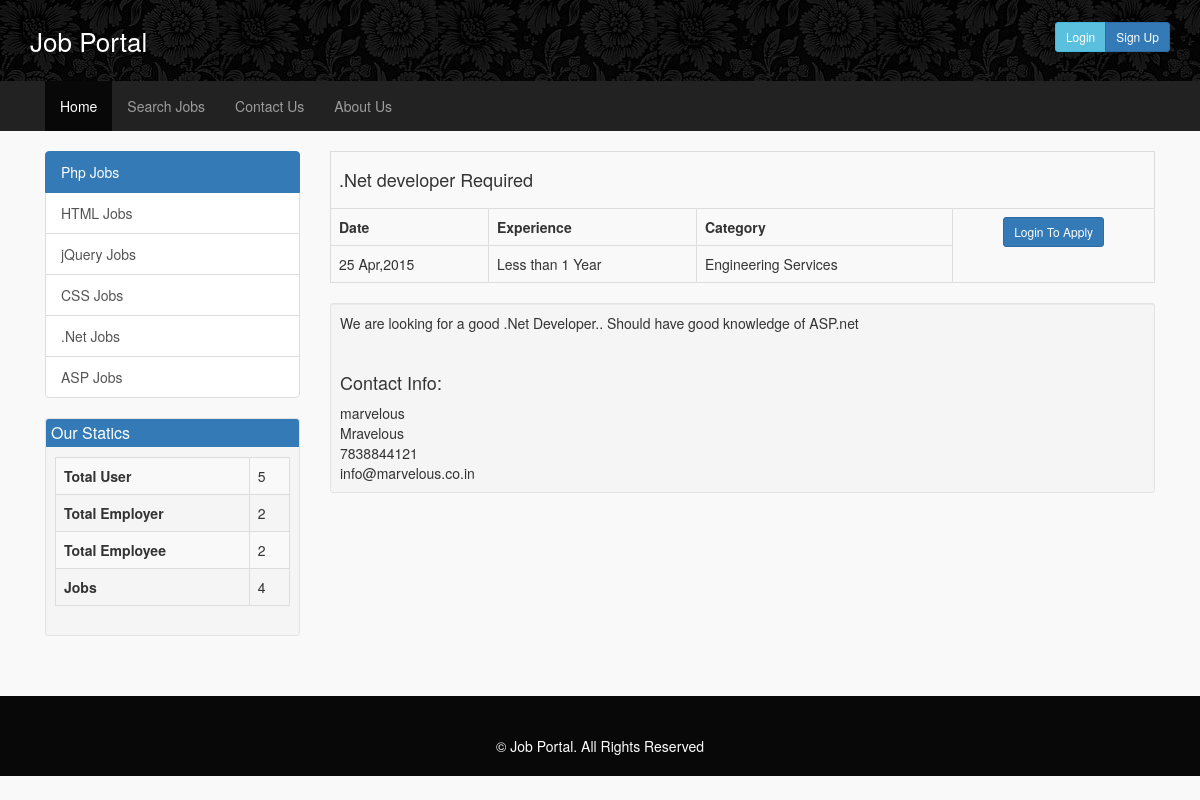
Screenshot of /jobView.php?i=2 with the database file from the repository.
### tables this page shows
CREATE TABLE `jobs` (
  `id` int(50) NOT NULL,
  `jobTitle` varchar(150) NOT NULL,
  `jobExp` int(50) NOT NULL,
  `jobCat` int(50) NOT NULL,
  `jobDisc` longtext NOT NULL,
  `userID` int(50) NOT NULL,
  `postedOn` varchar(250) NOT NULL
);

CREATE TABLE `jobexperience` (
  `id` int(50) NOT NULL,
  `title` varchar(100) NOT NULL
);

CREATE TABLE `jobcategories` (
  `id` bigint(20) NOT NULL,
  `name` varchar(255) DEFAULT NULL,
  `sb_pid` bigint(20) DEFAULT NULL,
  `sb_order_index` bigint(20) NOT NULL DEFAULT '0'
);

CREATE TABLE `companies` (
  `id` int(50) NOT NULL,
  `userID` int(100) NOT NULL,
  `name` varchar(100) NOT NULL,
  `info` longtext NOT NULL,
  `address` varchar(250) NOT NULL,
  `email` varchar(200) NOT NULL,
  `contactNo` varchar(100) NOT NULL
);

### jobView.php (the view, shortened to what this page needs)
<?php
	require 'Libs/config.php';
	include 'Libs/header.php';
$jobID = $_GET['i'];
?>
<div class='container'>
	<div class='col-md-3 col-sm-3'>
    <div class="list-group">
  		<a href="search.php?q=php&jobExp=noway&jobCat=noway&jobOrder=ASC&searchJob=Search" class="list-group-item active">Php Jobs</a>
  		<a href="search.php?q=HTML&jobExp=noway&jobCat=noway&jobOrder=ASC&searchJob=Search" class="list-group-item">HTML Jobs</a>
  		<a href="search.php?q=jquery&jobExp=noway&jobCat=noway&jobOrder=ASC&searchJob=Search" class="list-group-item">jQuery Jobs</a>
  		<a href="search.php?q=css&jobExp=noway&jobCat=noway&jobOrder=ASC&searchJob=Search" class="list-group-item">CSS Jobs</a>
  		<a href="search.php?q=.net&jobExp=noway&jobCat=noway&jobOrder=ASC&searchJob=Search" class="list-group-item">.Net Jobs</a>
  		<a href="search.php?q=asp&jobExp=noway&jobCat=noway&jobOrder=ASC&searchJob=Search" class="list-group-item">ASP Jobs</a>
	</div>
    <div class='well well-sm well-statics'>
    	<h1>Our Statics</h1>
        <table class='table table-bordered table-hover table-striped'>
        	<tr>
            	<th>Total User</th>
				<?php
					$totalUsers = mysqli_fetch_array(mysqli_query($dbCon ,"SELECT count(*) as count FROM accounts"));
				?>
                <td><?php echo $totalUsers['count'];?></td>
            </tr>
            <tr>
            	<th>Total Employer</th>
				<?php
					$totalEyr = mysqli_fetch_array(mysqli_query($dbCon ,"SELECT count(*) as count FROM accounts WHERE accountType='employer'"));
				?>
                <td><?php echo $totalEyr['count'];?></td>
            </tr>
            <tr>
            	<th>Total Employee</th>
                <?php
					$totalEyee = mysqli_fetch_array(mysqli_query($dbCon ,"SELECT count(*) as count FROM accounts WHERE accountType='employee'"));
				?>
                <td><?php echo $totalEyee['count'];?></td>
            </tr>
            <tr>
            	<th>Jobs</th>
                <?php
					$totalJobs = mysqli_fetch_array(mysqli_query($dbCon ,"SELECT count(*) as count FROM jobs"));
				?>
                <td><?php echo $totalJobs['count'];?></td>
            </tr>
        </table>
    </div>
    </div>
    <div class='col-md-9 col-sm-9 minSide'>
	<?php
		$jobDetails = mysqli_fetch_array(mysqli_query($dbCon,"SELECT * FROM jobs WHERE id=$jobID"));
		if(empty($jobID)||empty($jobDetails)):
			echo "<div class='alert alert-danger'>";
				echo "Ooops.... Sorry, Job Not Found";
			echo "</div>";
		else:
			echo "<table class='table table-striped table-bordered'>";
				echo "<tr>";
					echo "<th colspan='4'><h4>".$jobDetails['jobTitle']."</h4></th>";
				echo "</tr>";
				echo "<tr>";
					echo "<th>Date</th>";
					echo "<th>Experience</th>";
					echo "<th>Category</th>";
					if(isset($isLogin)):
						$accountType = mysqli_fetch_array(mysqli_query($dbCon,"SELECT * FROM accounts WHERE id=$isLogin"));
						if($alreadyApplied['count']==0&&$accountType['accountType']=='employee'):
							echo "<td rowspan='2' class='text-center'>
								<form method='post' enctype='multipart/form-data'>
								<input type='hidden' name='i' value='$jobDetails[id]'>
								<input type='hidden' name='newID' value='$jobDetails[id]'>
								<input type='file' name='pic' class='btn btn-info' required><br>
								<input type='submit' name='act' class='btn btn-success' value='Apply Now'>
								</form>
							</td>";
						elseif($accountType['accountType']!='employee'):
							echo "<td rowspan='2' class='text-center'><a href='#' class='btn btn-sm btn-danger'>Job Seaker Only</a></td>";
						else:
							echo "<td rowspan='2' class='text-center'><a href='#' class='btn btn-sm btn-warning'>Already Applied</a></td>";
						endif;
					else:
						echo "<td rowspan='2' class='text-center'><a href='login.php' class='btn btn-sm btn-primary'>Login To Apply</a></td>";
					endif;
				echo "</tr>";
				echo "<tr>";
					echo "<td>".date('d M,Y',$jobDetails['postedOn'])."</td>";
						$jobExpr = mysqli_fetch_array(mysqli_query($dbCon,"SELECT * FROM  jobexperience WHERE id=".$jobDetails['jobExp']));
					echo "<td>".$jobExpr['title']."</td>";
						$jobCatr = mysqli_fetch_array(mysqli_query($dbCon,"SELECT * FROM  jobcategories WHERE id=".$jobDetails['jobCat']));
					echo "<td>".$jobCatr['name']."</td>";
				echo "</tr>";
			echo "</table>";
			echo "<div class='well well-sm'>";
				echo $jobDetails['jobDisc'];
				echo "<h4>Contact Info:</h4>";
				$contactCompany = mysqli_fetch_array(mysqli_query($dbCon,"SELECT * FROM companies WHERE userID=".$jobDetails['userID']));
				echo $contactCompany['name']."<br>";
				echo $contactCompany['address']."<br>";
				echo $contactCompany['contactNo']."<br>";
				echo $contactCompany['email']."<br>";
			echo "</div>";
		endif;
	?>
    </div>
</div>
<?php
	include 'Libs/footer.php';
?>

### assets/css/style.css (style rules this page uses)
body { background: #f9f9f9; }
.minSide { min-height: 400px }
.well-statics { padding-top: 0px; }
.well-statics h1 { margin-top: 0px; background: #337AB7; color: #FFF; font-size: 16px; margin-left: -9px; padding: 5px; margin-right: -9px; border-top-right-radius: 3px; border-top-left-radius: 3px; }

### rows the page displays
jobs: jobTitle ".Net developer Required", postedOn "25 Apr,2015", jobDisc "We are looking for a good .Net Developer.. Should have good knowledge of ASP.net"
jobexperience: title "Less than 1 Year"
jobcategories: name "Engineering Services"
companies: name "marvelous", address "Mravelous", contactNo "7838844121", email "info@marvelous.co.in"

### other values shown
$websiteName "Job Portal"
$totalUsers['count'] "5"
$totalEyr['count'] "2"
$totalEyee['count'] "2"
$totalJobs['count'] "4"
